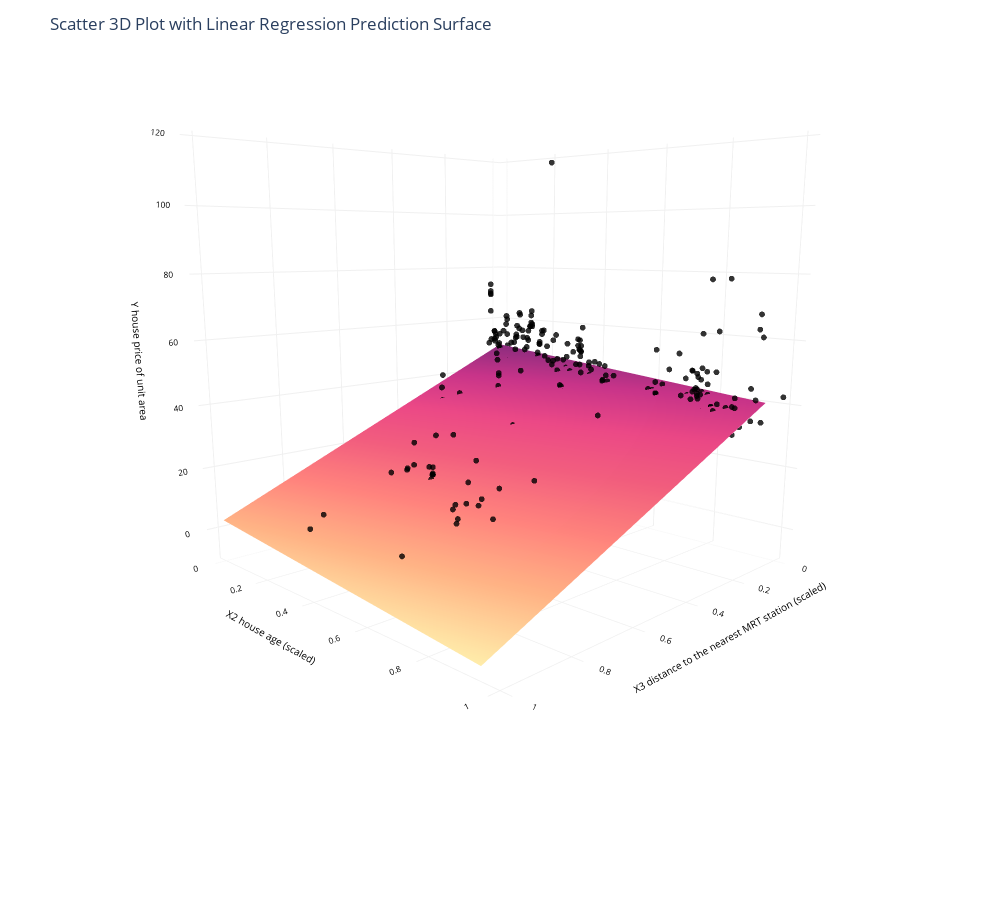

The notebook cell this image was saved under:
### Markdown cell above
##### Print results for Linear Regression

### Code cell
# Create a 3D scatter plot with predictions
fig = px.scatter_3d(df, x=df['X3 distance to the nearest MRT station (scaled)'], y=df['X2 house age (scaled)'], z=df['Y house price of unit area'], 
                    opacity=0.8, color_discrete_sequence=['black'],
                    width=1000, height=900
                   )

# Set figure title and colors
fig.update_layout(title_text="Scatter 3D Plot with Linear Regression Prediction Surface",
                  scene_camera_eye=dict(x=1.5, y=1.5, z=0.25), 
                  scene_camera_center=dict(x=0, y=0, z=-0.2),
                  scene = dict(xaxis=dict(backgroundcolor='white',
                                          color='black',
                                          gridcolor='#f0f0f0',
                                          title_font=dict(size=10),
                                          tickfont=dict(size=10),
                                         ),
                               yaxis=dict(backgroundcolor='white',
                                          color='black',
                                          gridcolor='#f0f0f0',
                                          title_font=dict(size=10),
                                          tickfont=dict(size=10),
                                          ),
                               zaxis=dict(backgroundcolor='white',
                                          color='black', 
                                          gridcolor='#f0f0f0',
                                          title_font=dict(size=10),
                                          tickfont=dict(size=10),
                                         )))
# Update marker size
fig.update_traces(marker=dict(size=2))

# Add prediction plane
fig.add_traces(go.Surface(x=xrange, y=yrange, z=pred_LR, name='LR', 
                          colorscale=px.colors.sequential.Sunsetdark, reversescale=False, showscale=False))

fig.show()

### Figure 1 — Plotly figure (JSON) as saved in the notebook; plotly's stock layout.template omitted (floating-point values rounded to 4 significant figures; data arrays with more than 128 entries replaced by an {"elided": "..."} marker saying what was removed)
{"data": [{"hovertemplate": "X3 distance to the nearest MRT station (scaled)=%{x}<br>X2 house age (scaled)=%{y}<br>Y house price of unit area=%{z}<extra></extra>", "legendgroup": "", "marker": {"color": "black", "opacity": 0.8, "size": 2, "symbol": "circle"}, "mode": "markers", "name": "", "scene": "scene", "showlegend": false, "type": "scatter3d", "x": {"elided": "414 float values"}, "y": {"elided": "414 float values"}, "z": {"elided": "414 float values"}}, {"colorscale": [[0, "rgb(252, 222, 156)"], [0.1667, "rgb(250, 164, 118)"], [0.3333, "rgb(240, 116, 110)"], [0.5, "rgb(227, 79, 111)"], [0.6667, "rgb(220, 57, 119)"], [0.8333, "rgb(185, 37, 122)"], [1, "rgb(124, 29, 111)"]], "name": "LR", "reversescale": false, "showscale": false, "type": "surface", "x": [0, 0.05, 0.1, 0.15, 0.2, 0.25, 0.3, 0.35, 0.4, 0.45, 0.5, 0.55, 0.6, 0.65, 0.7, 0.75, 0.8, 0.85, 0.9, 0.95, 1], "y": [0, 0.05, 0.1, 0.15, 0.2, 0.25, 0.3, 0.35, 0.4, 0.45, 0.5, 0.55, 0.6, 0.65, 0.7, 0.75, 0.8, 0.85, 0.9, 0.95], "z": {"elided": "20x21 float values"}}], "layout": {"height": 900, "legend": {"tracegroupgap": 0}, "margin": {"t": 60}, "scene": {"camera": {"center": {"x": 0, "y": 0, "z": -0.2}, "eye": {"x": 1.5, "y": 1.5, "z": 0.25}}, "domain": {"x": [0, 1], "y": [0, 1]}, "xaxis": {"backgroundcolor": "white", "color": "black", "gridcolor": "#f0f0f0", "tickfont": {"size": 10}, "title": {"font": {"size": 10}, "text": "X3 distance to the nearest MRT station (scaled)"}}, "yaxis": {"backgroundcolor": "white", "color": "black", "gridcolor": "#f0f0f0", "tickfont": {"size": 10}, "title": {"font": {"size": 10}, "text": "X2 house age (scaled)"}}, "zaxis": {"backgroundcolor": "white", "color": "black", "gridcolor": "#f0f0f0", "tickfont": {"size": 10}, "title": {"font": {"size": 10}, "text": "Y house price of unit area"}}}, "title": {"text": "Scatter 3D Plot with Linear Regression Prediction Surface"}, "width": 1000}}
